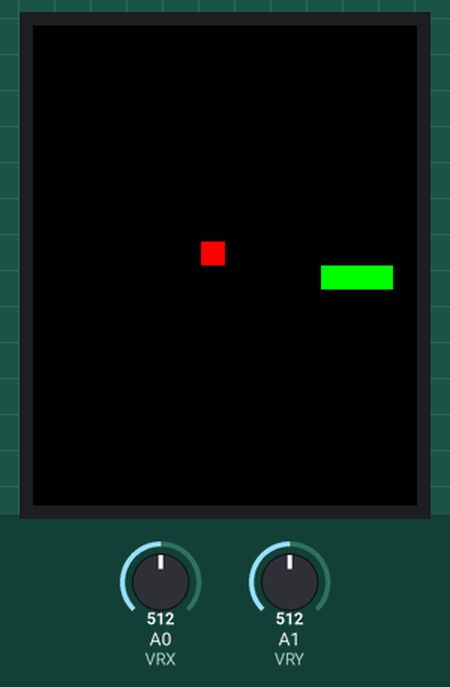
The sketch below on a simulated Arduino Uno, built with avr-gcc and run on an emulated ATmega328P. Shown: 128×160 colour display. The inputs (shaded band) are chosen by the test bench; at power-on: A1 (VRY) = 512, A0 (VRX) = 512. Random numbers use the default seed unless the sketch sets one.

Above: at 1.3 s.
1.4 s: A1 (VRY) set to 416
At 2.0 s:
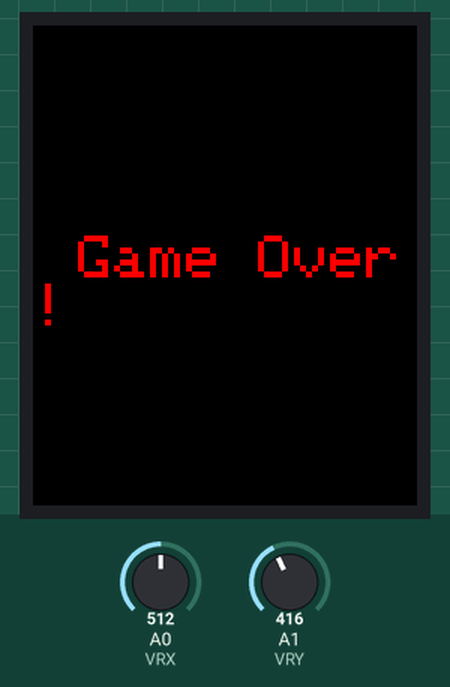
4.4 s: A1 (VRY) set to 381
At 4.55 s:
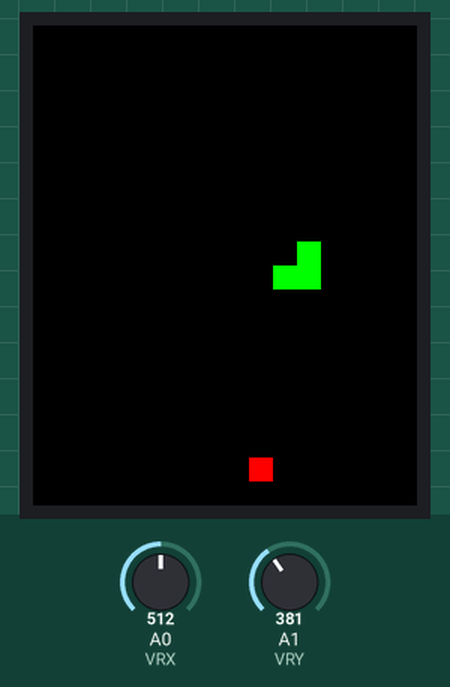
7.4 s: A1 (VRY) set to 410
At 15.91 s:
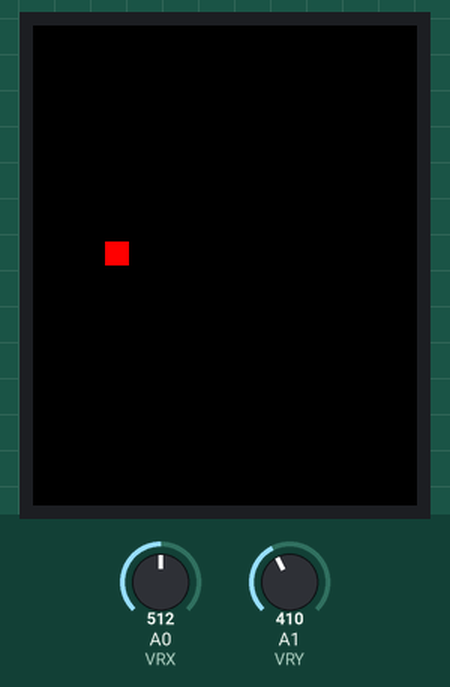
Timing chart, 0 to 16.2 s (numbered marks = the images above; inputs shaded):
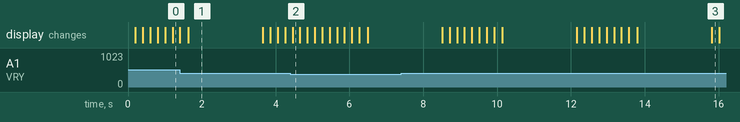

The sketch:

TFTarduinoSnake.ino
```cpp
#include <Adafruit_GFX.h>
#include <Adafruit_ST7735.h>
#include <SPI.h>

// TFT pins for Arduino UNO
#define cs   10
#define dc   9
#define rst  8
Adafruit_ST7735 TFTscreen = Adafruit_ST7735(cs, dc, rst);

// Joystick pins
#define VRX A0
#define VRY A1
#define SW  2

// Screen size
#define SCREEN_W 128
#define SCREEN_H 160

// Snake variables
#define GRID_SIZE 8
#define MAX_SNAKE_LEN 100
int snakeX[MAX_SNAKE_LEN];
int snakeY[MAX_SNAKE_LEN];
int snakeLength = 3;
int dirX = GRID_SIZE;
int dirY = 0;

// Apple
int appleX, appleY;

// Timing
unsigned long lastMoveTime = 0;
const unsigned long moveInterval = 200;  // Snake speed (ms)

void setup() {
  TFTscreen.initR(INITR_BLACKTAB);
  TFTscreen.fillScreen(ST77XX_BLACK);

  pinMode(SW, INPUT_PULLUP);

  // Initialize snake position
  for (int i = 0; i < snakeLength; i++) {
    snakeX[i] = SCREEN_W / 2 - i * GRID_SIZE;
    snakeY[i] = SCREEN_H / 2;
  }

  spawnApple();
}

void loop() {
  handleInput();
  if (millis() - lastMoveTime > moveInterval) {
    moveSnake();
    lastMoveTime = millis();
  }
}

// Handle joystick input
void handleInput() {
  int xVal = analogRead(VRX);
  int yVal = analogRead(VRY);

  if (xVal < 400 && dirX == 0) { dirX = -GRID_SIZE; dirY = 0; }
  if (xVal > 600 && dirX == 0) { dirX = GRID_SIZE;  dirY = 0; }
  if (yVal < 400 && dirY == 0) { dirX = 0; dirY = -GRID_SIZE; }
  if (yVal > 600 && dirY == 0) { dirX = 0; dirY = GRID_SIZE; }
}

// Move snake
void moveSnake() {
  // Clear last tail
  TFTscreen.fillRect(snakeX[snakeLength-1], snakeY[snakeLength-1], GRID_SIZE, GRID_SIZE, ST77XX_BLACK);

  // Shift body
  for (int i = snakeLength-1; i > 0; i--) {
    snakeX[i] = snakeX[i-1];
    snakeY[i] = snakeY[i-1];
  }

  // Move head
  snakeX[0] += dirX;
  snakeY[0] += dirY;

  // Check collision with wall
  if (snakeX[0] < 0 || snakeX[0] >= SCREEN_W || snakeY[0] < 0 || snakeY[0] >= SCREEN_H) {
    gameOver();
    return;
  }

  // Check collision with itself
  for (int i = 1; i < snakeLength; i++) {
    if (snakeX[0] == snakeX[i] && snakeY[0] == snakeY[i]) {
      gameOver();
      return;
    }
  }

  // Draw head (Green)
  TFTscreen.fillRect(snakeX[0], snakeY[0], GRID_SIZE, GRID_SIZE, TFTscreen.color565(0, 255, 0));

  // Check if apple eaten
  if (snakeX[0] == appleX && snakeY[0] == appleY) {
    if (snakeLength < MAX_SNAKE_LEN) snakeLength++;
    spawnApple();
  }
}

// Spawn apple at random position
void spawnApple() {
  appleX = random(0, SCREEN_W / GRID_SIZE) * GRID_SIZE;
  appleY = random(0, SCREEN_H / GRID_SIZE) * GRID_SIZE;
  TFTscreen.fillRect(appleX, appleY, GRID_SIZE, GRID_SIZE, TFTscreen.color565(255, 0, 0)); // Red apple
}

// Game Over routine
void gameOver() {
  TFTscreen.fillScreen(ST77XX_BLACK);
  TFTscreen.setTextColor(TFTscreen.color565(255, 0, 0));
  TFTscreen.setTextSize(2);
  TFTscreen.setCursor(15, SCREEN_H/2 - 10);
  TFTscreen.print("Game Over!");
  delay(2000);
  resetGame();
}

// Reset game
void resetGame() {
  snakeLength = 3;
  dirX = GRID_SIZE;
  dirY = 0;
  for (int i = 0; i < snakeLength; i++) {
    snakeX[i] = SCREEN_W / 2 - i * GRID_SIZE;
    snakeY[i] = SCREEN_H / 2;
  }
  TFTscreen.fillScreen(ST77XX_BLACK);
  spawnApple();
}
```

Measured:
- the behaviour switches between 400 and 399 on A1 (VRY) (found by bisection; images 1 and 2)
- what the display in image 1 shows lasts 2.1 s, from 1.6 s to 3.7 s
